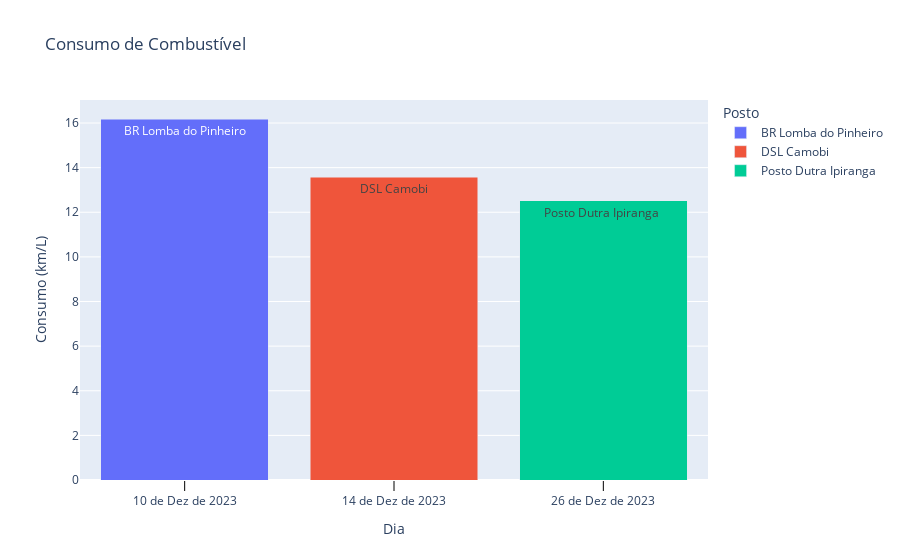

Notebook cell for this chart:
### Code cell
fig = px.bar(df, x='Nome', y='Consumo (km/L)',
            hover_data={"Data": "%d-%m"},
            title='Consumo de Combustível',text="Posto", color="Posto", color_discrete_sequence=px.colors.qualitative.Plotly)

fig.update_layout(
    barmode='stack',
    yaxis={'title': 'Consumo (km/L)'},
    xaxis={
        'tickformat': '%d-%m',
        'type': 'category',
        'title': 'Dia',
    },
)

fig.update_xaxes(ticks= "outside",
                 ticklabelmode= "period", 
                 tickcolor= "black", 
                 ticklen=10)

with open("combustivel_notion.png", "wb") as f:
    f.write(scope.transform(fig, format="png"))
fig.show()

### Figure 1 — Plotly figure (JSON) as saved in the notebook; plotly's stock layout.template omitted (floating-point values rounded to 4 significant figures)
{"data": [{"alignmentgroup": "True", "customdata": [["2023-12-10T00:00:00"]], "hovertemplate": "Posto=%{text}<br>Nome=%{x}<br>Consumo (km/L)=%{y}<br>Data=%{customdata[0]%d-%m}<extra></extra>", "legendgroup": "BR Lomba do Pinheiro", "marker": {"color": "#636EFA", "pattern": {"shape": ""}}, "name": "BR Lomba do Pinheiro", "offsetgroup": "BR Lomba do Pinheiro", "orientation": "v", "showlegend": true, "text": ["BR Lomba do Pinheiro"], "textposition": "auto", "type": "bar", "x": ["10 de Dez de 2023"], "xaxis": "x", "y": [16.18], "yaxis": "y"}, {"alignmentgroup": "True", "customdata": [["2023-12-14T00:00:00"]], "hovertemplate": "Posto=%{text}<br>Nome=%{x}<br>Consumo (km/L)=%{y}<br>Data=%{customdata[0]%d-%m}<extra></extra>", "legendgroup": "DSL Camobi", "marker": {"color": "#EF553B", "pattern": {"shape": ""}}, "name": "DSL Camobi", "offsetgroup": "DSL Camobi", "orientation": "v", "showlegend": true, "text": ["DSL Camobi"], "textposition": "auto", "type": "bar", "x": ["14 de Dez de 2023"], "xaxis": "x", "y": [13.56], "yaxis": "y"}, {"alignmentgroup": "True", "customdata": [["2023-12-26T00:00:00"]], "hovertemplate": "Posto=%{text}<br>Nome=%{x}<br>Consumo (km/L)=%{y}<br>Data=%{customdata[0]%d-%m}<extra></extra>", "legendgroup": "Posto Dutra Ipiranga ", "marker": {"color": "#00CC96", "pattern": {"shape": ""}}, "name": "Posto Dutra Ipiranga ", "offsetgroup": "Posto Dutra Ipiranga ", "orientation": "v", "showlegend": true, "text": ["Posto Dutra Ipiranga "], "textposition": "auto", "type": "bar", "x": ["26 de Dez de 2023"], "xaxis": "x", "y": [12.52], "yaxis": "y"}], "layout": {"barmode": "stack", "legend": {"title": {"text": "Posto"}, "tracegroupgap": 0}, "title": {"text": "Consumo de Combustível"}, "xaxis": {"anchor": "y", "domain": [0, 1], "tickcolor": "black", "tickformat": "%d-%m", "ticklabelmode": "period", "ticklen": 10, "ticks": "outside", "title": {"text": "Dia"}, "type": "category"}, "yaxis": {"anchor": "x", "domain": [0, 1], "title": {"text": "Consumo (km/L)"}}}}
